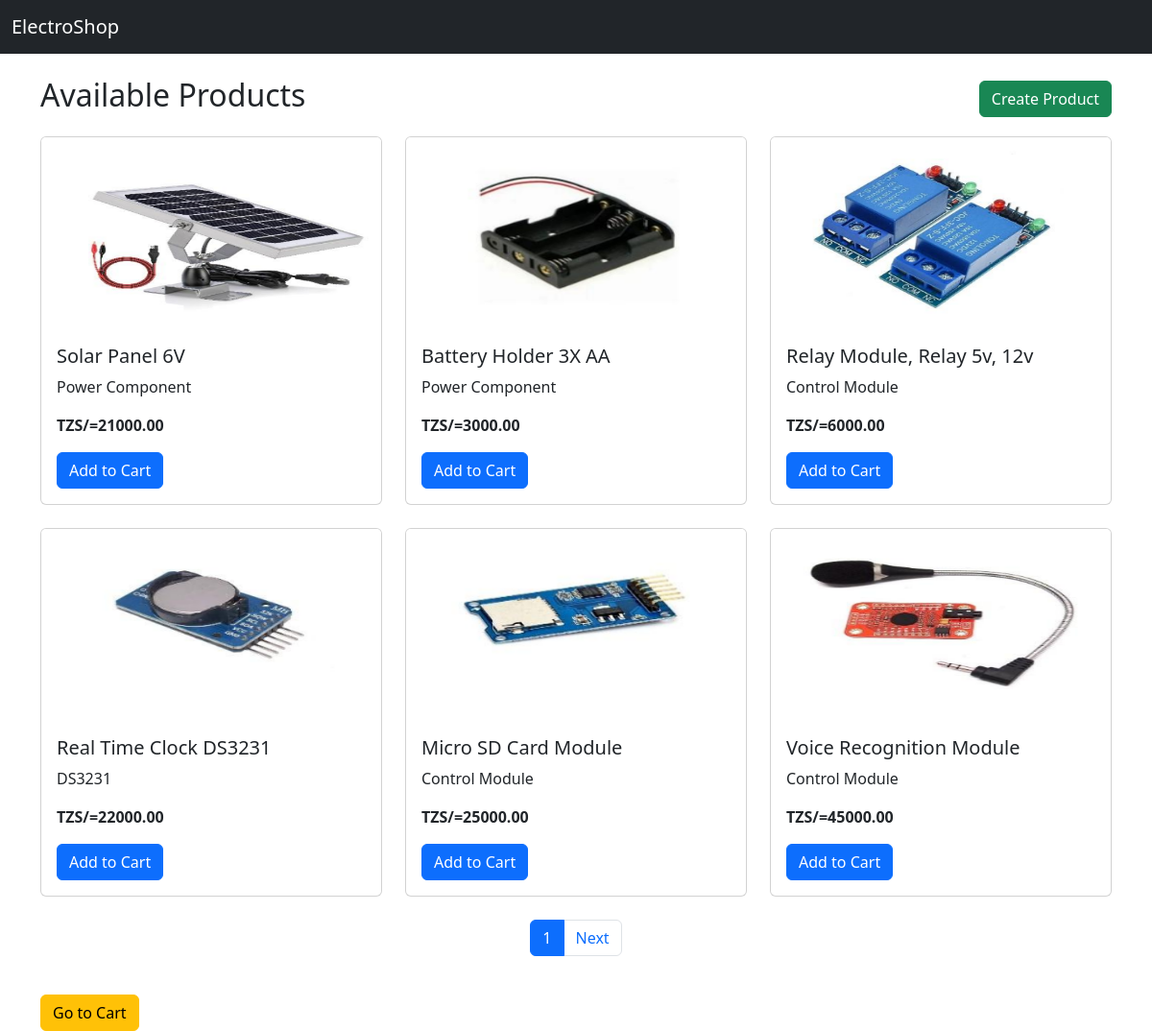
Before: /product-list with the older database file.
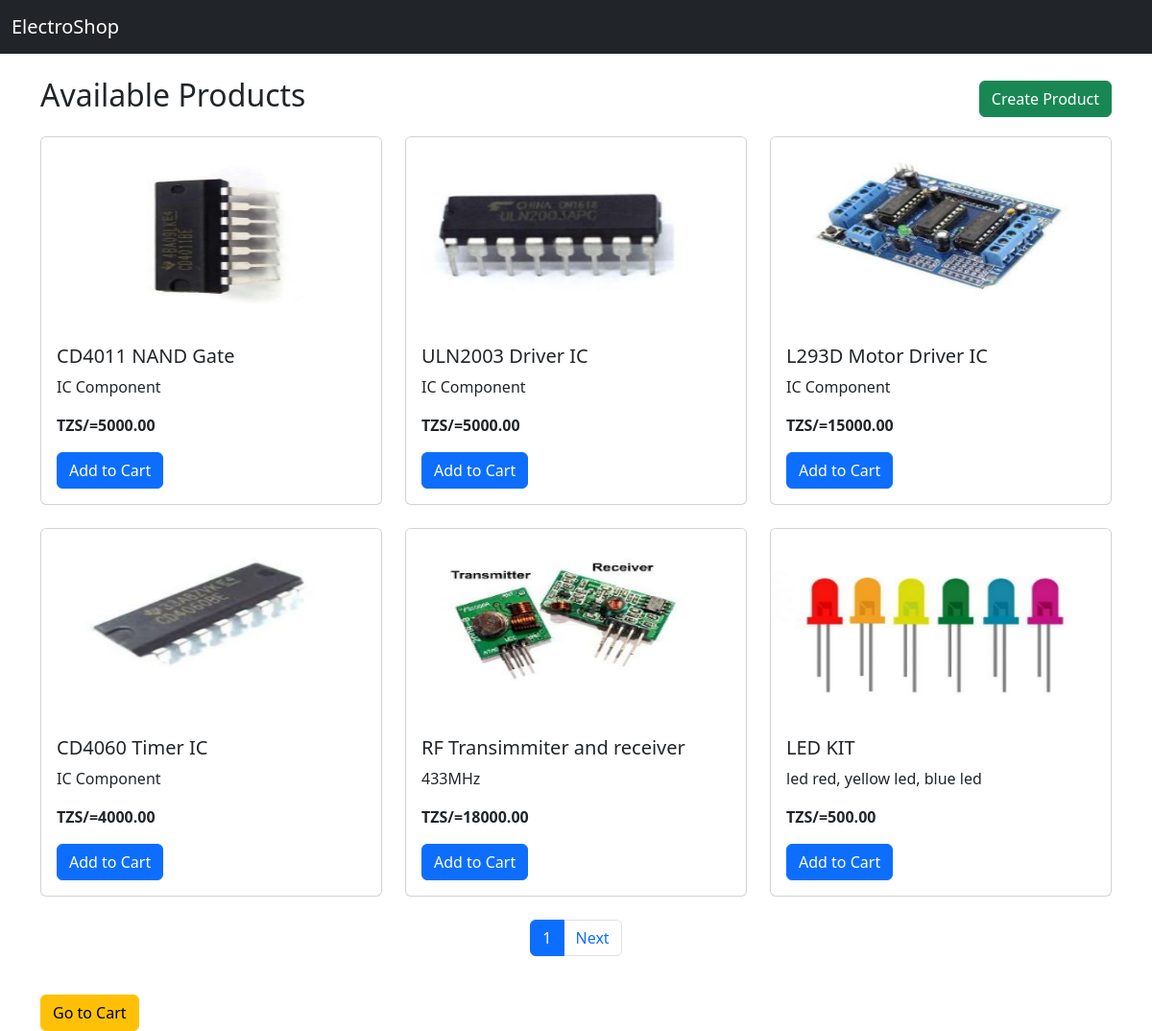
After: the same page with the newer database file.
### store/models.py (models this page shows, shortened)
class Product(models.Model):
    name = models.CharField(max_length=100)
    description = models.TextField()
    price = models.DecimalField(max_digits=10, decimal_places=2)
    image = models.ImageField(upload_to='products/')
    created_at = models.DateTimeField(auto_now_add=True)

### store/views.py (the view)
# urls.py: path('product-list', ProductListView.as_view(), name='product_list'),
class ProductListView(ListView):
    model = Product
    template_name = 'store/product_list.html'
    context_object_name = 'products'
    reverse_lazy = 'product_list'
    paginate_by = 6

### store/templates/store/product_list.html (shortened to what this page needs)
{% extends 'store/base.html' %}
{% block content %}
<div class="d-flex justify-content-between align-items-center mb-3">
  <h2>Available Products</h2>
  <a href="{% url 'login' %}" class="btn btn-success">
    Create Product
  </a>
</div>
<div class="row">
  {% for product in products %}
  <div class="col-md-4 mb-4">
    <div class="card">
      <img src="{{ product.image.url }}" class="card-img-top" height="200">
      <div class="card-body">
        <h5>{{ product.name }}</h5>
        <p>{{ product.description }}</p>
        <p><strong>TZS/={{ product.price }}</strong></p>
        <form method="post" action="{% url 'add_to_cart' product.pk %}">
          <button type="submit" class="btn btn-primary">Add to Cart</button>
        </form>
      </div>
    </div>
  </div>
  {% endfor %}
   <div class="d-flex justify-content-center">
    {% if is_paginated %}
      <ul class="pagination">
        <li class="page-item active">
          <span class="page-link">{{ page_obj.number }}</span>
        </li>
        {% if page_obj.has_next %}
          <li class="page-item">
            <a class="page-link" href="?page={{ page_obj.next_page_number }}">Next</a>
          </li>
        {% endif %}
      </ul>
    {% endif %}
  </div>
</div>
<a href="{% url 'cart' %}" class="btn btn-warning mt-4">Go to Cart</a>
{% endblock %}

### store/templates/store/base.html (shortened to what this page needs)
<!DOCTYPE html>
<html lang="en">
<head>
  <link href="https://cdn.jsdelivr.net/npm/bootstrap@5.3.3/dist/css/bootstrap.min.css" rel="stylesheet">
</head>
<body>
<nav class="navbar navbar-dark bg-dark">
  <div class="container-fluid">
    <a class="navbar-brand" href="/">ElectroShop</a>
  </div>
</nav>
<div class="container mt-4">
  {% block content %}{% endblock %}
</div>
</body>
</html>

Changed rows visible on the page:
removed Product: image (picture), name "Solar Panel 6V", description "Power Component", price "21000.00"
removed Product: image (picture), name "Battery Holder 3X AA", description "Power Component", price "3000.00"
removed Product: image (picture), name "Relay Module, Relay 5v, 12v", description "Control Module", price "6000.00"
removed Product: image (picture), name "Real Time Clock DS3231", description "DS3231", price "22000.00"
removed Product: image (picture), name "Micro SD Card Module", description "Control Module", price "25000.00"
removed Product: image (picture), name "Voice Recognition Module", description "Control Module", price "45000.00"
now on this page (row unchanged): Product: image (picture), name "CD4011 NAND Gate", description "IC Component", price "5000.00"
now on this page (row unchanged): Product: image (picture), name "ULN2003 Driver IC", description "IC Component", price "5000.00"
now on this page (row unchanged): Product: image (picture), name "L293D Motor Driver IC", description "IC Component", price "15000.00"
now on this page (row unchanged): Product: image (picture), name "CD4060 Timer IC", description "IC Component", price "4000.00"
now on this page (row unchanged): Product: image (picture), name "RF Transimmiter and receiver", description "433MHz", price "18000.00"
now on this page (row unchanged): Product: image (picture), name "LED KIT", description "led red, yellow led, blue led", price "500.00"
